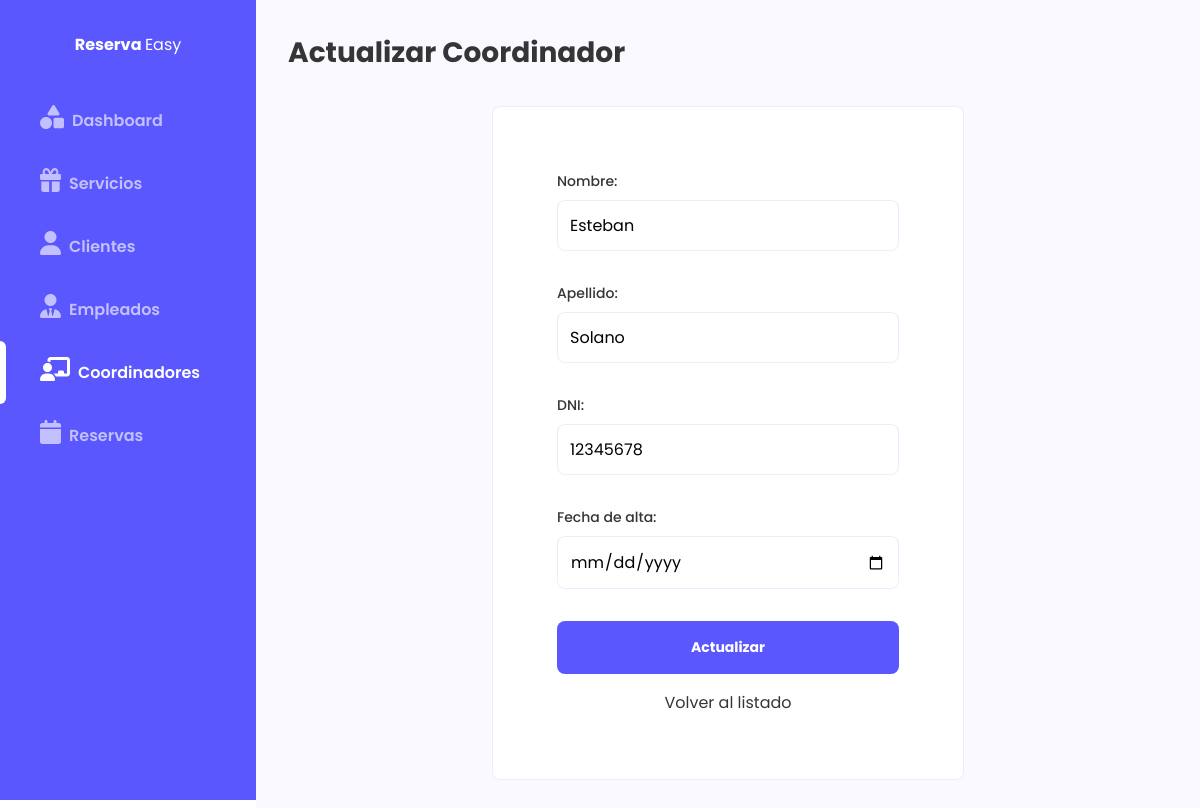
/coordinadores/actualizar/1, run on the app's committed database.
### evento/models.py (models this page shows, shortened)
class Coordinador(models.Model):
    nombre = models.CharField(max_length=20)
    apellido = models.CharField(max_length=20)
    numero_documento = models.IntegerField(blank=False)
    fecha_alta = models.DateTimeField(auto_now_add=True, blank=True)
    activo = models.BooleanField(default=True)

### evento/views.py (the view, shortened to what this page needs)
# urls.py: path('coordinadores/actualizar/<int:id_coordinador>', views.actualizar_coordinador, name='actualizar_coordinador'),
def actualizar_coordinador(request,id_coordinador):
    try:
        coordinador = Coordinador.objects.get(id=id_coordinador)
        context = {
            "coordinador": coordinador
        }
    except ObjectDoesNotExist:
        return HttpResponse("El id no coincide con ningun objeto")
    return render(
        request,
        "coordinadores/actualizar.html",
        context
    )

### evento/templates/coordinadores/actualizar.html (shortened to what this page needs)
{% extends "index.html" %}
{% block contenido_principal %}
<div class="contenido">
  <h1 class="titulo">Actualizar Coordinador</h1>
</div>
      <div class="d-flex justify-content-center p-5 bg-warning bg-opacity-75 rounded-5">
        <form method="post" class="formulario">
            <div class="contenedor-campos">
              <div class="campo-formulario">
              <label class="fw-semibold">Nombre:</label>
              <input type="text" name="nombre" maxlength="20" class="mb-3 form-control" value="{{coordinador.nombre}}">
              </div>
              <div class="campo-formulario">
              <label class="fw-semibold">Apellido:</label>
              <input type="text" name="apellido" maxlength="20" class="mb-3 form-control" value="{{coordinador.apellido}}">
              </div>
              <div class="campo-formulario">
              <label class="fw-semibold">DNI:</label>
              <input type="number" maxlength="10" name="numero_documento" class="mb-3 form-control" value="{{coordinador.numero_documento}}">
              </div>
              <div class="campo-formulario">
              <label class="fw-semibold">Fecha de alta:</label>
              <input type="date" name="fecha_alta" class="mb-3 form-control" value="{{coordinador.fecha_alta}}">
              </div>
                <input type="submit" class="boton" value="Actualizar">
                <a href="{% url 'listar_coordinadores' %}" class="volver-link">
                  Volver al listado
              </a>
            </div>
          </form>
    </div>
{% endblock %}

### static/css/estilos.css (style rules this page uses)
:root { --main-color: #5A57FF; --accent-color:#C2C0FF; --font-color:#353535; --border-color:#5a57ff1c; --bg-color:#FAF9FF; --inaactive-color:#EF767A; --active-color:#49BEAA; color: var(--font-color); }
* { font-family: 'Poppins'; padding: 0; margin: 0; box-sizing: border-box; list-style: none; }
a { text-decoration: none; color: var(--font-color); }
.contenido { width: 100%; max-width: 1400px; height: auto; padding: 0 32px; }
.formulario { display: flex; justify-content: center; margin-bottom: 32px; }
.formulario .contenedor-campos { background-color: white; border: 1px solid var(--border-color); padding: 64px; border-radius: 8px; display: flex; flex-direction: column; }
.formulario .contenedor-campos .campo-formulario { display: flex; flex-direction: column; margin-bottom: 32px; }
.formulario .contenedor-campos .campo-formulario label { font-size: 14px; font-weight: 500; margin-bottom: 8px; }
.formulario .contenedor-campos .campo-formulario input { background-color: white; border: 1px solid var(--border-color); font-size: 16px; padding: 12px; border-radius: 8px; }
.campo-formulario input::placeholder { font-weight: 400; color: #CCCCCC; }
.volver-link { margin-top: 16px; align-self: center; }
.boton { padding: 16px 32px; display: flex; justify-content: center; align-items: center; border: none; border-radius: 8px; background-color: var(--main-color); color: white; font-weight: bold; cursor: pointer; font-size: 14px; }
.titulo { margin: 32px 0; font-size: 28px; }

### data on the page
Coordinador: nombre "Esteban", apellido "Solano", numero_documento "12345678"
